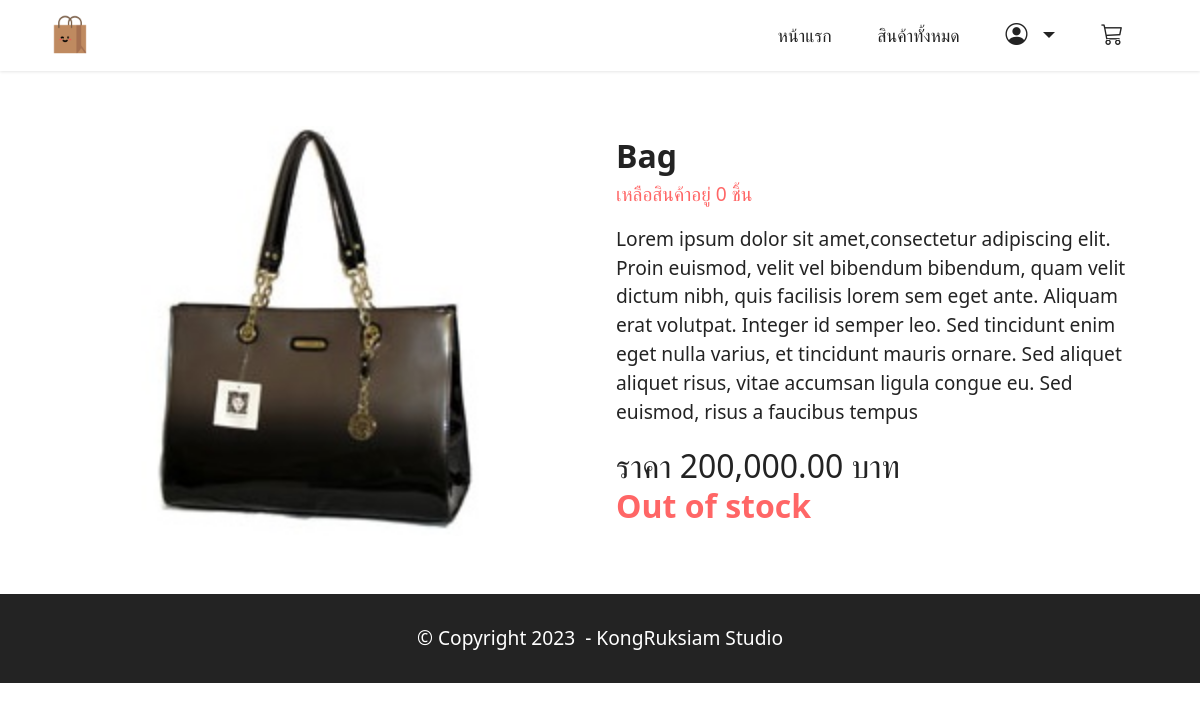
Page /product/detail/8 on the committed database.
### productapp/models.py (models this page shows)
class Product(models.Model):
  name=models.CharField(max_length=50)
  description=models.TextField()
  price=models.DecimalField(max_digits=10,decimal_places=2)
  stock=models.IntegerField()
  isTrending=models.BooleanField(default=False)
  image=models.ImageField(upload_to="product",blank=True)

### productapp/views.py (the view)
# urls.py: path("product/detail/<int:id>",views.productDetail,name="productDetail"),
def productDetail(request,id):
  product=Product.objects.get(pk=id)
  return render(request,"detail.html",{"product":product})

### productapp/templates/detail.html (shortened to what this page needs)
{% extends "layout.html" %}
{% load humanize %}
{% block content %}
    <div class="container my-3">
      <div class="card-wrapper">
          <div class="row align-items-center mt-4">
              <div class="col-12 col-lg-6">
                  <div class="image-wrapper">
                      <img src="{{product.image.url}}">
                  </div>
              </div>
              <div class="col-12 col-lg-6 my-4">
                  <div class="text-box">
                      <h5 class="mbr-title mbr-fonts-style display-5">
                          <strong>{{product.name}}</strong>
                          <p class="display-7 text-secondary">เหลือสินค้าอยู่ {{product.stock}} ชิ้น</p>
                      </h5>
                      <p class="mbr-text mbr-fonts-style display-7">
                        {{product.description}}
                      </p>
                      <div class="cost">
                          <span class="currentcost mbr-fonts-style pr-2 display-5">ราคา {{product.price | intcomma}} บาท</span>
                      </div>
                      {% if product.stock <= 0 %}
                        <h2 class="text-secondary"><b>Out of stock</b></h2>
                      {% else %}
                        <a href="cart.html" class="btn btn-primary display-4">
                            <i class="bi bi-cart3"></i></i>&nbsp;
                            หยิบสินค้าลงตะกร้า
                        </a>
                      {% endif %}
                  </div>
              </div>
          </div>
      </div>
      <br>
  </div>
{% endblock %}

### productapp/static/assets/theme/css/style.css (style rules this page uses)
body { font-style: normal; line-height: 1.5; font-weight: 400; color: #232323; position: relative; }
section, .container, .container-fluid { position: relative; word-wrap: break-word; }
.mbr-text { font-style: normal; line-height: 1.7; }
h1, h2, h3, h4, h5, h6, .display-1, .display-2, .display-4, .display-5, .display-7, span, p, a { line-height: 1; word-break: break-word; word-wrap: break-word; font-weight: 400; }
b, strong { font-weight: bold; }
img, iframe { display: block; width: 100%; }
.row { display: -webkit-flex; -webkit-flex-wrap: wrap; }
.card-wrapper { -webkit-flex: 1; }
html, body { height: auto; min-height: 100vh; }
.mt-4 { margin-top: 2rem !important; }
@media (min-width: 992px) { .container { padding-left: 16px; padding-right: 16px; } }
@media (min-width: 992px) { .row { margin-left: -16px; margin-right: -16px; } }
@media (min-width: 992px) { .row > [class*=col] { padding-left: 16px; padding-right: 16px; } }
.card-wrapper, .item-wrapper { overflow: hidden; }

### productapp/static/assets/custom/css/custom-style.css (style rules this page uses)
.display-5 { font-size: 2rem; line-height: 1.5; }
.display-7 { font-size: 1.2rem; line-height: 1.5; }
.text-secondary { color: #ff6666 !important; }
body { overflow-x: hidden; }

### rows in the picture
Product: image (picture), name "Bag", stock "0", description "Lorem ipsum dolor sit amet,consectetur adipiscing elit. Proin euismod, velit vel bibendum bibendum, quam velit dictum nibh, quis facilisis lorem sem eget ante. Aliquam erat volutpat. Integer id semper leo. Sed tincidunt enim eget nulla varius, et tincidunt mauris ornare. Sed aliquet aliquet risus, vitae accumsan ligula congue eu. Sed euismod, risus a faucibus tempus", price "200,000.00"
